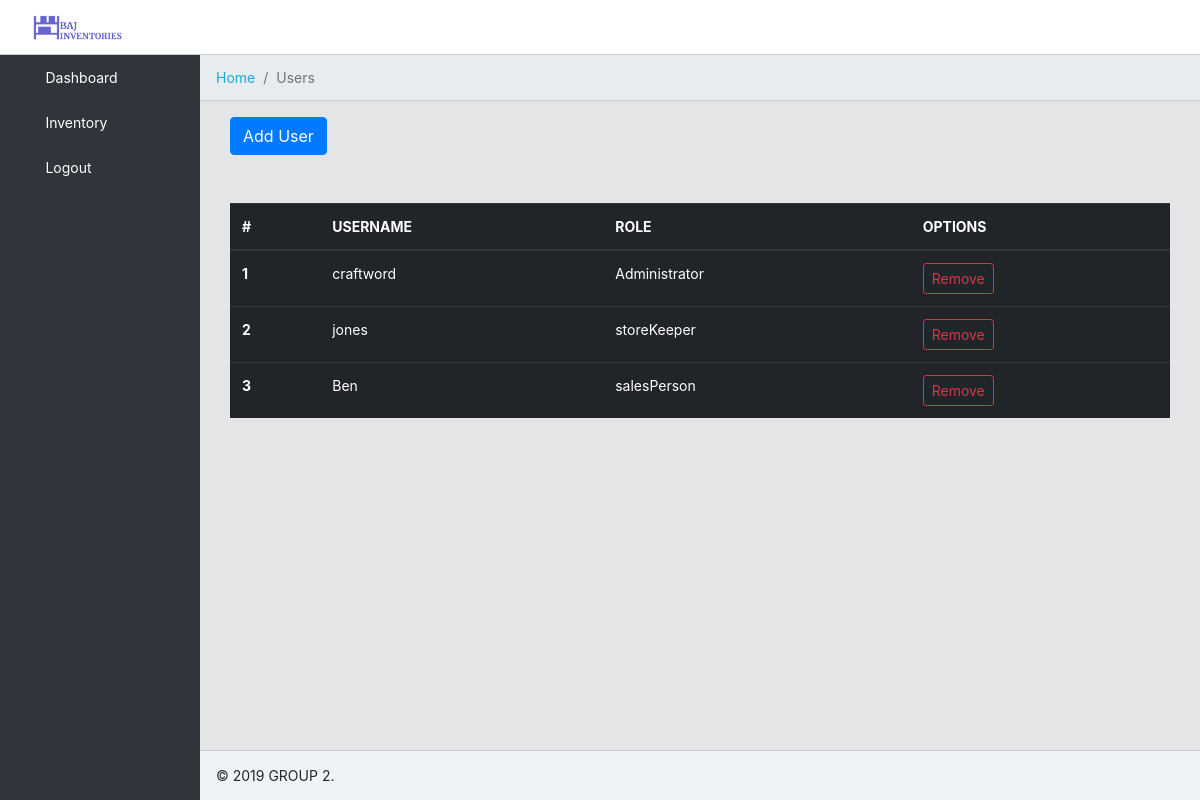
Page /users (signed in) on the committed database.
### tables this page shows
CREATE TABLE "users" (
	"id"	INTEGER NOT NULL PRIMARY KEY AUTOINCREMENT UNIQUE,
	"username"	TEXT NOT NULL UNIQUE,
	"hash"	TEXT NOT NULL,
	"role"	TEXT NOT NULL
);

### application.py (the view, shortened to what this page needs)
@app.route("/users", methods=["GET", "POST"])
@login_required
def users():
    if request.method == "GET":
        userData = db.execute("SELECT id, username, role FROM users")
        return render_template("users.html", userData=userData)

### application.py (called while the page is built)
@app.after_request
def after_request(response):
    response.headers["Cache-Control"] = "no-cache, no-store, must-revalidate"
    response.headers["Expires"] = 0
    response.headers["Pragma"] = "no-cache"
    return response

### helper.py (called while the page is built)
def login_required(f):
    @wraps(f)
    def decorated_function(*args, **kwargs):
        if session.get("user_id") is None:
            return redirect("/")
        return f(*args, **kwargs)
    return decorated_function

### templates/users.html (shortened to what this page needs)
{% extends "layout.html" %}
{% block breadcrumb %}
<li class="breadcrumb-item">
    <a href="/">Home</a>
  </li>
  <li class="breadcrumb-item active">Users</li>
{% endblock %}
{% block main %}
<button type="button" class="btn btn-primary" data-toggle="modal" data-target="#exampleModalCenter">
  Add User
</button>
<div class="mt-5">
    <table class="table table-hover table-dark">
        <thead>
          <tr>
            <th scope="col">#</th>
            <th scope="col">USERNAME</th>
            <th scope="col">ROLE</th>
            <th scope="col">OPTIONS</th>
          </tr>
        </thead>
        <tbody>
          {% for data in userData %}
          <tr>
            <th scope="data">{{(userData.index(data) + 1)}}</th>
            <td>{{data.username}}</td>
            <td>{{data.role}}</td>
            <td><a href="#" class="btn btn-outline-danger btn-sm remove_user" name="{{ data.id }}">Remove</a></td>
          </tr>
          {% endfor %}
        </tbody>
      </table>
</div>
{% endblock %}

### static/style.css (style rules this page uses)
html { font-family: sans-serif; line-height: 1.15; -webkit-text-size-adjust: 100%; -webkit-tap-highlight-color: rgba(0, 0, 0, 0); }
body { margin: 0; font-family: -apple-system, BlinkMacSystemFont, "Segoe UI", Roboto, "Helvetica Neue", Arial, "Noto Sans", sans-serif, "Apple Color Emoji", "Segoe UI Emoji", "Segoe UI Symbol", "Noto Color Emoji"; font-size: 0.875rem; font-weight: 400; line-height: 1.5; color: #23282c; text-align: left; background-color: #e4e5e6; }
a { color: #20a8d8; text-decoration: none; background-color: transparent; }
table { border-collapse: collapse; }
th { text-align: inherit; }
button { border-radius: 0; }
input, button, select, optgroup, textarea { margin: 0; font-family: inherit; font-size: inherit; line-height: inherit; }
button, input { overflow: visible; }
button, select { text-transform: none; }
button, [type="button"], [type="reset"], [type="submit"] { -webkit-appearance: button; }
button:not(:disabled), [type="button"]:not(:disabled), [type="reset"]:not(:disabled), [type="submit"]:not(:disabled) { cursor: pointer; }
.app, app-dashboard, app-root { display: -ms-flexbox; display: flex; -ms-flex-direction: column; flex-direction: column; min-height: 100vh; }

### rows in the picture
users: (userData.index(data)+1) "1", username "craftword", role "Administrator"
users: value "2", username "jones", role "storeKeeper"
users: value "3", username "Ben", role "salesPerson"
